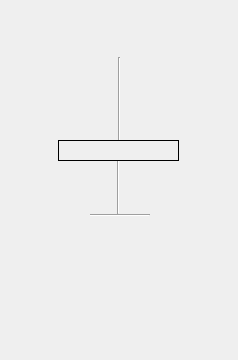
<?xml version="1.0" encoding="UTF-8"?>
<ui version="4.0">
 <class>Form</class>
 <widget class="QWidget" name="Form">
  <property name="geometry">
   <rect>
    <x>0</x>
    <y>0</y>
    <width>238</width>
    <height>360</height>
   </rect>
  </property>
  <property name="windowTitle">
   <string>Form</string>
  </property>
  <widget class="Line" name="line">
   <property name="geometry">
    <rect>
     <x>118</x>
     <y>57</y>
     <width>3</width>
     <height>89</height>
    </rect>
   </property>
   <property name="orientation">
    <enum>Qt::Vertical</enum>
   </property>
  </widget>
  <widget class="Line" name="line_3">
   <property name="geometry">
    <rect>
     <x>117</x>
     <y>160</y>
     <width>3</width>
     <height>54</height>
    </rect>
   </property>
   <property name="orientation">
    <enum>Qt::Vertical</enum>
   </property>
  </widget>
  <widget class="QFrame" name="frame">
   <property name="geometry">
    <rect>
     <x>0</x>
     <y>-10</y>
     <width>191</width>
     <height>141</height>
    </rect>
   </property>
   <property name="frameShape">
    <enum>QFrame::NoFrame</enum>
   </property>
   <property name="frameShadow">
    <enum>QFrame::Raised</enum>
   </property>
   <property name="lineWidth">
    <number>0</number>
   </property>
   <widget class="PyDMEmbeddedDisplay" name="PyDMEmbeddedDisplay_11">
    <property name="geometry">
     <rect>
      <x>0</x>
      <y>0</y>
      <width>200</width>
      <height>140</height>
     </rect>
    </property>
    <property name="toolTip">
     <string/>
    </property>
    <property name="lineWidth">
     <number>0</number>
    </property>
    <property name="macros" stdset="0">
     <string/>
    </property>
    <property name="filename" stdset="0">
     <string>vacuumscreens/templates/GCC_GPI.ui</string>
    </property>
   </widget>
  </widget>
  <widget class="IonPump" name="IonPump">
   <property name="geometry">
    <rect>
     <x>130</x>
     <y>200</y>
     <width>60</width>
     <height>150</height>
    </rect>
   </property>
   <property name="toolTip">
    <string/>
   </property>
   <property name="channelsPrefix" stdset="0">
    <string>ca://${PIP2}</string>
   </property>
   <property name="controlButtonHorizontal" stdset="0">
    <bool>false</bool>
   </property>
  </widget>
  <widget class="IonPump" name="IonPump_2">
   <property name="geometry">
    <rect>
     <x>44</x>
     <y>200</y>
     <width>60</width>
     <height>150</height>
    </rect>
   </property>
   <property name="toolTip">
    <string/>
   </property>
   <property name="channelsPrefix" stdset="0">
    <string>ca://${PIP1}</string>
   </property>
   <property name="controlButtonHorizontal" stdset="0">
    <bool>false</bool>
   </property>
  </widget>
  <widget class="QLabel" name="ND1H">
   <property name="geometry">
    <rect>
     <x>58</x>
     <y>140</y>
     <width>121</width>
     <height>21</height>
    </rect>
   </property>
   <property name="font">
    <font>
     <pointsize>12</pointsize>
     <weight>75</weight>
     <bold>true</bold>
    </font>
   </property>
   <property name="autoFillBackground">
    <bool>true</bool>
   </property>
   <property name="frameShape">
    <enum>QFrame::Box</enum>
   </property>
   <property name="frameShadow">
    <enum>QFrame::Plain</enum>
   </property>
   <property name="text">
    <string/>
   </property>
   <property name="alignment">
    <set>Qt::AlignHCenter|Qt::AlignTop</set>
   </property>
  </widget>
  <widget class="Line" name="line_2">
   <property name="geometry">
    <rect>
     <x>90</x>
     <y>214</y>
     <width>60</width>
     <height>3</height>
    </rect>
   </property>
   <property name="orientation">
    <enum>Qt::Horizontal</enum>
   </property>
  </widget>
  <zorder>line_2</zorder>
  <zorder>line</zorder>
  <zorder>line_3</zorder>
  <zorder>frame</zorder>
  <zorder>IonPump</zorder>
  <zorder>IonPump_2</zorder>
  <zorder>ND1H</zorder>
 </widget>
 <customwidgets>
  <customwidget>
   <class>PyDMEmbeddedDisplay</class>
   <extends>QFrame</extends>
   <header>pydm.widgets.embedded_display</header>
  </customwidget>
  <customwidget>
   <class>PCDSSymbolBase</class>
   <extends>QWidget</extends>
   <header>pcdswidgets.vacuum.base</header>
  </customwidget>
  <customwidget>
   <class>IonPump</class>
   <extends>PCDSSymbolBase</extends>
   <header>pcdswidgets.vacuum.pumps</header>
  </customwidget>
 </customwidgets>
 <resources/>
 <connections/>
</ui>
